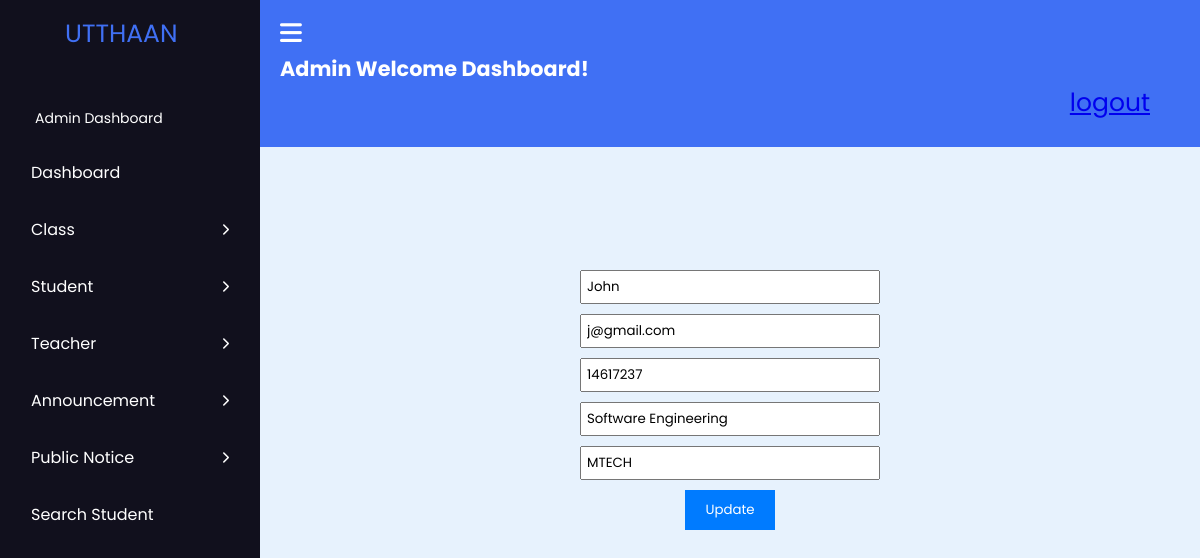
Screenshot of /update_teacher.php?teacher_id=1 (signed in) with the database file from the repository.
### tables this page shows
CREATE TABLE `teacher` (
  `id` int(50) NOT NULL,
  `name` varchar(20) DEFAULT NULL,
  `email` varchar(30) DEFAULT NULL,
  `phone` int(20) DEFAULT NULL,
  `subject` varchar(30) DEFAULT NULL,
  `occupation` varchar(20) DEFAULT NULL
);

### update_teacher.php (the view, shortened to what this page needs)
<?php
$host = "localhost";
$user = "root";
$pass = "";
$database = "sms-project";
$data = mysqli_connect($host, $user, $pass, $database);
$id = $_GET['teacher_id'];
$sql = "SELECT * FROM teacher WHERE id='$id'";
$result = mysqli_query($data, $sql);
$info = $result->fetch_assoc();
?>
<!DOCTYPE html>
<html lang="en">
<head>
    <link rel="stylesheet" href="https://cdnjs.cloudflare.com/ajax/libs/font-awesome/6.2.1/css/all.min.css" />
</head>
<body>
    <?php
    include 'admin_sidebar.php';
    ?>
    <main class="main">
        <form action="#" method="POST">
            <input type="text" name="name" placeholder="Name" value="<?php echo "{$info['name']}"; ?>" required><br>
            <input type="email" name="email" placeholder="Email" value="<?php echo "{$info['email']}"; ?>" required><br>
            <input type="number" name="phone" placeholder="Phone" value="<?php echo "{$info['phone']}"; ?>" required><br>
            <input type="text" name="subject" placeholder="Subject" value="<?php echo "{$info['subject']}"; ?>" required><br>
            <input type="text" name="occupation" placeholder="Occupation" value="<?php echo "{$info['occupation']}"; ?>" required><br>
            <button type="submit" name="update">Update</button>
        </form>
    </main>
</body>
</html>

### update_teacher.php (style rules this page uses)
form { width: 300px; margin: 0 auto; text-align: center; }
input { margin-bottom: 10px; width: 100%; padding: 5px; box-sizing: border-box; }
button { padding: 10px 20px; background-color: #007bff; color: white; border: none; cursor: pointer; }

### admin_css.php (style rules this page uses)
* { margin: 0; padding: 0; box-sizing: border-box; font-family: "Poppins", sans-serif; }
.navbar, .main { left: 260px; width: calc(100% - 260px); transition: all 0.5s ease; z-index: 1000; }
.main { position: relative; display: flex; align-items: center; justify-content: center; height: 100vh; z-index: 100; background: #e7f2fd; }

### rows the page displays
teacher: name "John", email "j@gmail.com", phone "14617237", subject "Software Engineering", occupation "MTECH"
